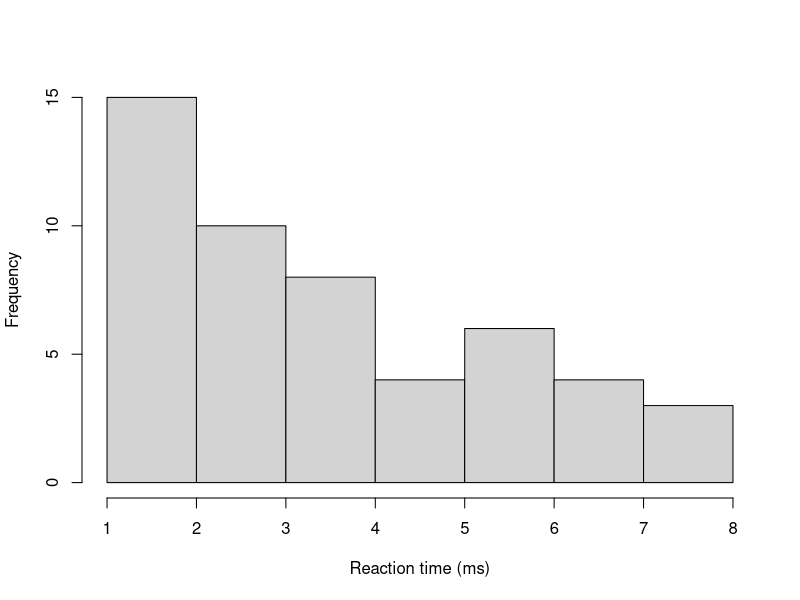
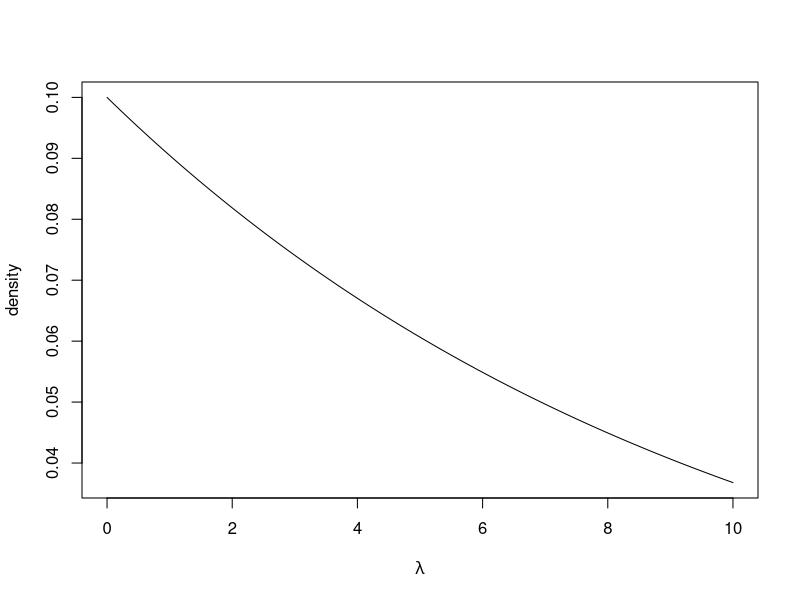
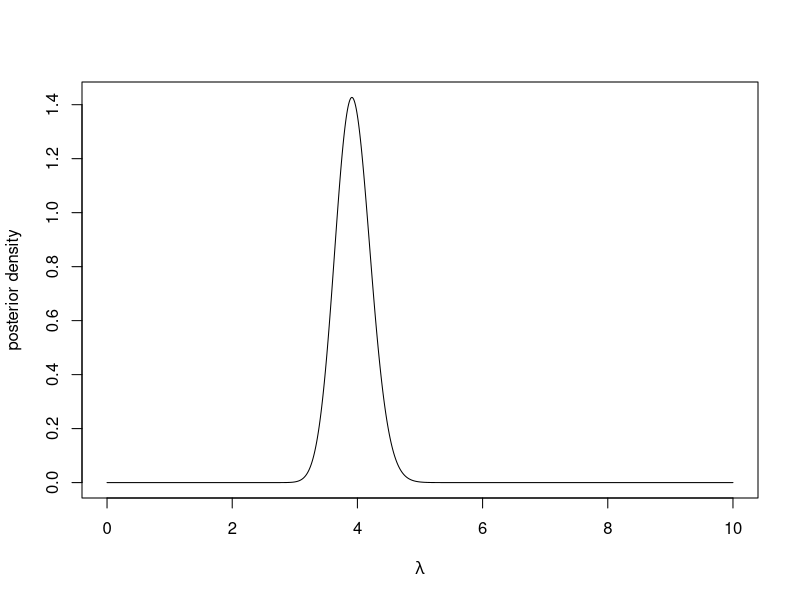
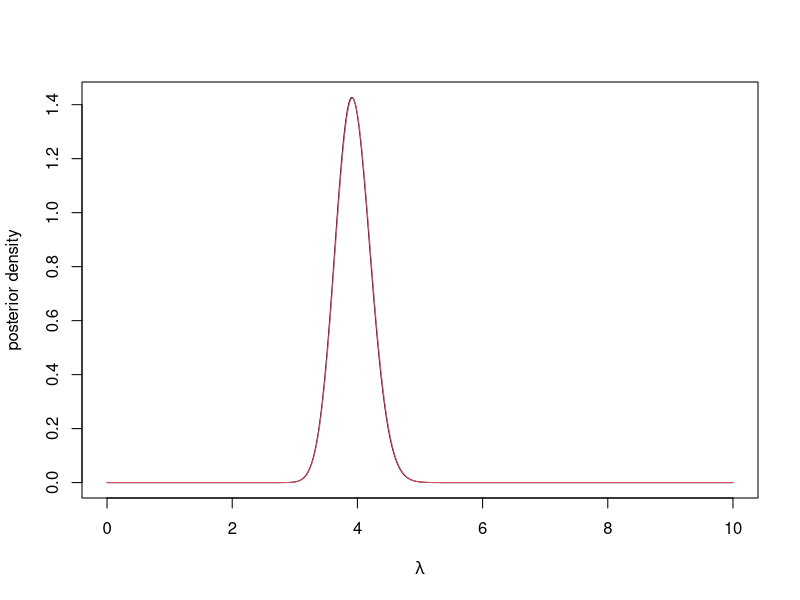

The R source for these figures, in order:
# View Data ---------------------------------------------------------------

y <- c(2, 6, 2, 3, 4, 3, 4, 3, 1, 2, 3, 2, 6, 6, 2, 3, 5, 1, 2, 2, 4, 2, 5, 3,
       6, 4, 1, 2, 7, 8, 4, 3, 7, 3, 3, 5, 2, 6, 1, 3, 7, 4, 2, 6, 8, 8, 4, 5,
       7, 4)
hist(y, main = "", xlab = "Reaction time (ms)")


# Set Up Likelihood Function ----------------------------------------------
lambda <- seq(0, 10, 0.01) #grid of lambda values
likelihood.function <- function(lambda, y) prod(dpois(y, lambda)) #compute likelihood
log.likelihood.function  <- function(lambda, y) sum(dpois(y, lambda, log = TRUE)) #compute loglikelihood
likelihood <- sapply(lambda,  likelihood.function, y) #evaluate at grid of points
log.likelihood <- sapply(lambda,  log.likelihood.function, y) #evaluate at grid of points


# Set Up Prior Computationally  ------------------------------------------------------------
lambda   <- seq(0, 10, 0.01) #grid of lambda values
prior    <- dexp(lambda, 0.1)
log.prior <- dexp(lambda, 0.1, log = TRUE)
plot(lambda, prior, type = 'l', xlab = expression(lambda), ylab = "density")


# Construct Posterior Distribution Computationally ----------------------------------------
posterior <- prior*likelihood
integrating.factor <- 0.5*0.01*(posterior[1] + posterior[1001] + 2*sum(posterior[-c(1, 1001)])) #Using trapezium rule
posterior <- posterior/integrating.factor #normalise
plot(lambda, posterior, type = 'l', xlab = expression(lambda), 
     ylab = "posterior density")


# Construct Posterior Distribution Analytically ---------------------------
#The analytical distirbution is a Gamma(sum(y) +1, 50.1) distirbution
posteiror.analytical <- dgamma(lambda, sum(y) + 1, 50.01)
plot(lambda, posterior, type = 'l', xlab = expression(lambda), 
     ylab = "posterior density")
lines(lambda, posteiror.analytical, col = 2)
max(abs(posterior - posteiror.analytical)) #maximum absolute error
